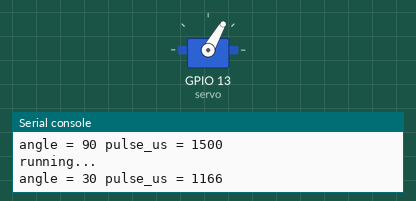
Recording of a program running on a simulated ESP32 board running MicroPython. Shown: servo, the last lines printed to the serial console. Servo angles are drawn from the pulse width (0.5 ms = 0°, 2.5 ms = 180°).

Above: at 1.05 s.
At 3.05 s:
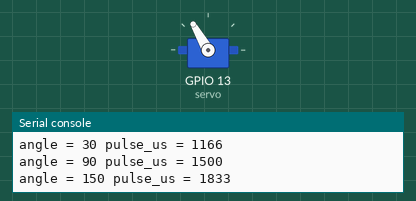
At 5.0 s:
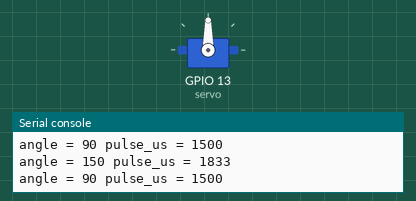
Timing chart, 0 to 6.2 s (numbered marks = the images above):
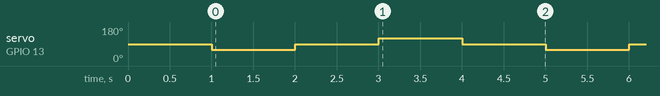

The program:

servo_180.py
```python
from time import sleep_ms

from machine import PWM, Pin

# =========================
# 基本配置
# =========================

SERVO_PIN = 13      # 舵机黄色/橙色信号线接 GPIO13
SERVO_FREQ = 50     # 舵机常用 50Hz，也就是 20ms 一个周期

# 先用保守范围，避免小舵机顶死
# 1000us 大约一边，1500us 中位，2000us 另一边
MIN_US = 1000
MAX_US = 2000


# =========================
# 初始化舵机 PWM
# =========================

servo = PWM(Pin(SERVO_PIN), freq=SERVO_FREQ)


def angle_to_us(angle):
    """
    把角度 0~180 转换成脉冲宽度 1000~2000us
    """
    if angle < 0:
        angle = 0
    if angle > 180:
        angle = 180

    pulse_us = MIN_US + (MAX_US - MIN_US) * angle // 180
    return pulse_us


def write_servo(angle):
    """
    控制舵机转到指定角度
    """
    pulse_us = angle_to_us(angle)

    try:
        # 新版 MicroPython 推荐用 duty_ns，单位是纳秒
        servo.duty_ns(pulse_us * 1000)
    except AttributeError:
        # 如果你的 MicroPython 固件较旧，不支持 duty_ns，就用 duty_u16
        # 50Hz 周期 = 20ms = 20000us
        duty = int(pulse_us * 65535 // 20000)
        servo.duty_u16(duty)

    print("angle =", angle, "pulse_us =", pulse_us)


# =========================
# 主程序
# =========================

print("ESP32-S3 MicroPython Servo Test")
print("Signal pin: GPIO13")

# 上电先回中位
write_servo(90)
sleep_ms(1000)

while True:
    print("running...")
    write_servo(30)
    sleep_ms(1000)

    write_servo(90)
    sleep_ms(1000)

    write_servo(150)
    sleep_ms(1000)

    write_servo(90)
    sleep_ms(1000)
```

Measured:
- by itself, servo on GPIO 13 (servo): repeats every 4.0 s: 90° 1.0 s, 120° 1.0 s, 90° 1.0 s, 60° 1.0 s
